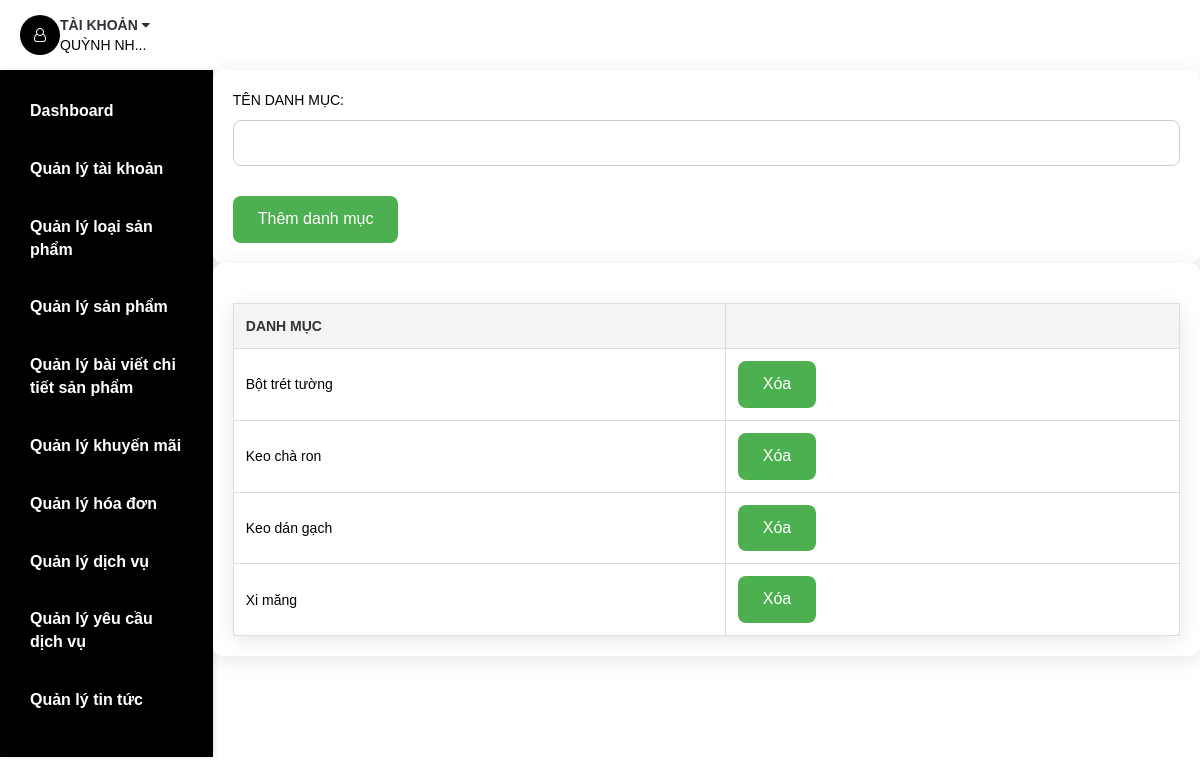
Page /admin/admin-add-product-type.php (signed in) on the committed database.
### tables this page shows
CREATE TABLE `usr` (
  `Email` varchar(255) NOT NULL,
  `Passwd` varchar(40) NOT NULL,
  `UsrName` varchar(255) NOT NULL,
  `PhoneNo` varchar(12) NOT NULL,
  `Address` varchar(255) NOT NULL,
  `Blocked` tinyint(1) NOT NULL,
  `Authentication` varchar(20) NOT NULL,
  `Verified` tinyint(1) NOT NULL DEFAULT 0,
  `VerifyCode` varchar(100) NOT NULL
);

CREATE TABLE `producttype` (
  `ProductTypeID` int(5) NOT NULL,
  `ProductTypeName` varchar(30) NOT NULL,
  `Category` varchar(50) NOT NULL
);

### DataProvider.php (called while the page is built, shortened)
<?php
class DataProvider
{
	public static function executeQuery($sql)
	{
		require ('connectiondata.inc');
		if (!($connection = mysqli_connect($hostName,$username,$password,$databaseName)))
			die ("couldn't connect to localhost");
		mysqli_set_charset($connection, "utf8");
		$result = mysqli_query($connection, $sql);
		return $result;
	}
}
?>

### admin/admin-add-product-type.php (the view, shortened to what this page needs)
<!DOCTYPE html>
<html lang="vi">
<head>
	<link type="text/css" rel="stylesheet" href="../css/bootstrap.min.css" />
	<link type="text/css" rel="stylesheet" href="../css/slick.css" />
	<link type="text/css" rel="stylesheet" href="../css/slick-theme.css" />
	<link type="text/css" rel="stylesheet" href="../css/nouislider.min.css" />
	<link rel="stylesheet" href="../css/font-awesome.min.css">
	<link type="text/css" rel="stylesheet" href="../css/style.css" />
	<link type="text/css" rel="stylesheet" href="../css/extrastyle.css">
	<link type="text/css" rel="stylesheet" href="../css/adminbonus.css">
</head>
<body>
	<header>
		<?php
			if($_SESSION['isLogin']==1)
			{
				require_once('../DataProvider.php');
				$sql="SELECT * FROM Usr WHERE Email='".$_SESSION['username']."'";
				$Usr=DataProvider::executeQuery($sql);
				$rowUsr=mysqli_fetch_array($Usr,MYSQLI_BOTH);
			}
		?>
		<div id="header">
			<div class="container">
				<div class="pull-right">
					<ul class="header-btns">
						<?php include('php/account.php'); ?>
					</ul>
				</div>
			</div>
		</div>
	</header>
<div class="section">
	<div class="container container-admin">
	<?php include('php/navigationUsr.php'); ?>
		<div class="row row-admin">
			<?php
				require_once('../DataProvider.php');
			?>
			<div id="main" class="col-md-12">
				<form action="admin-add-product-type.php" method="POST">
					<span class='text-uppercase'>Tên danh mục: </span>
					<input type="text" name="ttxtProductName" required>
					<br><br>
					<input name='btnAddProductType' type='submit' value='Thêm danh mục'>
				</form>
			</div>
			<div id="main" class="col-md-12">
				<table border=1>
					<tr>
						<th>Danh mục</th>
						<th></th>
					</tr>
					<?php
						$sql = "SELECT * FROM ProductType ORDER BY ProductTypeName";
						$rs = DataProvider::executeQuery($sql);
						while ($row = mysqli_fetch_array($rs, MYSQLI_BOTH)) {
							echo "<tr>";
							echo "<td>".$row['ProductTypeName']."</td>";
							echo "<td>
								<form action='admin-add-product-type.php' method='POST' onsubmit='return confirm(\"Bạn chắc chắn muốn xóa loại sản phẩm này?\");'>
									<input type='hidden' name='deleteProductTypeID' value='".$row['ProductTypeID']."'>
									<input type='submit' name='btnDeleteProductType' value='Xóa'>
								</form>
							</td>";
							echo "</tr>";
						}
					?>
				</table>
			</div>
		</div>
	</div>
</div>
<?php
		require_once('../DataProvider.php');
		?>
</body>
</html>

### admin/php/account.php (shortened to what this page needs)
<?php
    if($_SESSION['isLogin']==0)
    {
?>
<li class="header-account dropdown default-dropdown">
    <div class="dropdown-toggle" role="button" data-toggle="dropdown" aria-expanded="true">
        <div class="header-btns-icon">
            <i class="fa fa-user-o"></i>
        </div>
        <strong class="text-uppercase">Tài khoản <i class="fa fa-caret-down"></i></strong>
    </div>
    <a href="signin.php" class="text-uppercase">Đăng nhập</a>
    <ul class="custom-menu">
        <li><a href="signin.php"><i class="fa fa-unlock-alt"></i>Đăng nhập</a></li>
        <li><a href="signin.php"><i class="fa fa-user-plus"></i>Tạo tài khoản</a></li>
    </ul>
</li>
<?php
    }
    else
    {
?>
<li class="header-account dropdown default-dropdown">
    <div class="dropdown-toggle" role="button" data-toggle="dropdown" aria-expanded="true">
        <div class="header-btns-icon">
            <i class="fa fa-user-o"></i>
        </div>
        <strong class="text-uppercase">Tài khoản <i class="fa fa-caret-down"></i></strong>
    </div>
    <?php
        $UsrName=$rowUsr['UsrName'];
        if(strlen($UsrName)>9)
        $UsrName=mb_substr($UsrName,0,8,'UTF-8').'...';
        echo "<span class='text-uppercase'>$UsrName</span>";
    ?>
        <?php
            require_once('../DataProvider.php');
        ?>
</li>
<?php
    }
?>

### css/style.css (style rules this page uses)
body { font-family: 'Encode Sans Semi Condensed', sans-serif; font-family: 'Encode Sans Expanded', sans-serif; color: black; overflow-x: hidden; background-color: white; }
strong { color: #30323A; }
ul, ol { margin: 0; padding: 0; list-style: none }
.section { padding-bottom: 30px; }
#header { top: 0; width: 100%; background-color: transparent; display: flex; align-items: center; justify-content: space-between; }
.pull-left, .pull-right { display: flex; align-items: center; }
.pull-right { margin: 0px 10px; }
.header-btns>li { display: inline-block; vertical-align: top; padding: 15px 10px; }
.header-btns>li .header-btns-icon { position: relative; float: left; width: 40px; height: 40px; line-height: 40px; text-align: center; color: white; border-radius: 20px; background-color: black; }
.header-btns .dropdown-toggle { display: block; cursor: pointer; }
html, body { font-family: "Roboto", sans-serif; margin: 0; padding: 0; height: 100%; scroll-snap-type: y mandatory; overflow-y: scroll; scroll-behavior:smooth; }

### css/adminbonus.css (style rules this page uses)
html, body { font-family: Arial, sans-serif; margin: 0; padding: 0px; height: 100%; overflow-x: hidden; }
.section { display: flex; padding: 0; }
.container { max-width: 100%; margin: 0; padding: 0; display: flex; flex: 1; height: 100%; }
#main { flex: 1; padding: 20px; background-color: #fff; box-shadow: 0 4px 20px rgba(0, 0, 0, 0.1); overflow-y: auto; border-radius: 10px; width: 100%; }
table { width: 100%; border-collapse: collapse; margin-top: 20px; box-shadow: 0 4px 20px rgba(0, 0, 0, 0.1); border-radius: 8px; }
table, th, td { border: 1px solid #ddd; }
th, td { padding: 12px; text-align: left; font-family: 'Arial', sans-serif; }
th { background-color: #f4f4f4; font-weight: bold; color: #333; text-transform: uppercase; }
form input[type="text"], form input[type="email"], form input[type="tel"], form select { width: 100%; padding: 12px; margin: 10px 0; border-radius: 8px; border: 1px solid #ccc; font-size: 14px; transition: border-color 0.3s ease; }
form input[type="submit"] { background-color: #4CAF50; color: white; padding: 12px 25px; border: none; border-radius: 8px; cursor: pointer; font-size: 16px; transition: background-color 0.3s ease, transform 0.2s ease; }
.container-admin { width: 100%; }
.container-admin .row-admin { margin: 0; width: 100%; }
.container-admin .row-admin > div { box-shadow: 0 4px 15px rgba(0, 0, 0, 0.1); border-radius: 8px; padding: 15px; }
* { transition: all 0.3s ease; }

### rows in the picture
usr: UsrName "QUỲNH NH..."
producttype: ProductTypeName "Bột trét tường"
producttype: ProductTypeName "Keo chà ron"
producttype: ProductTypeName "Keo dán gạch"
producttype: ProductTypeName "Xi măng"
